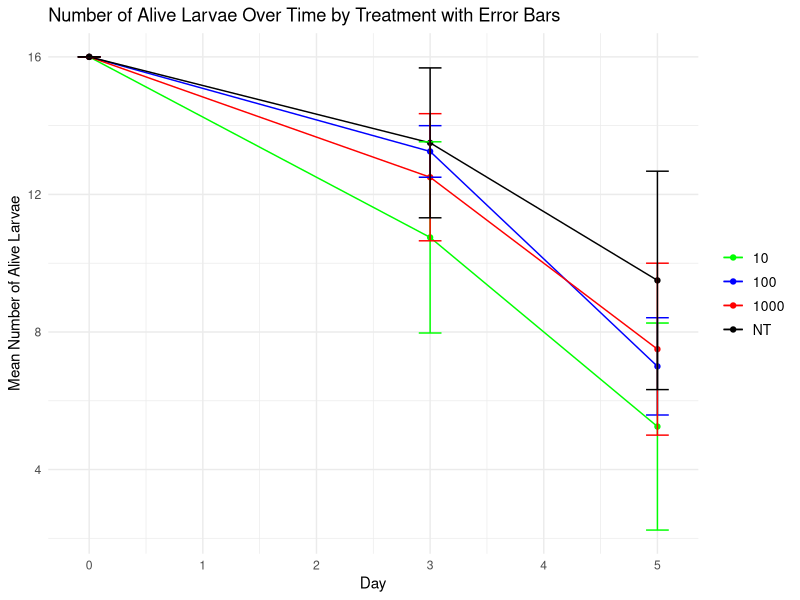
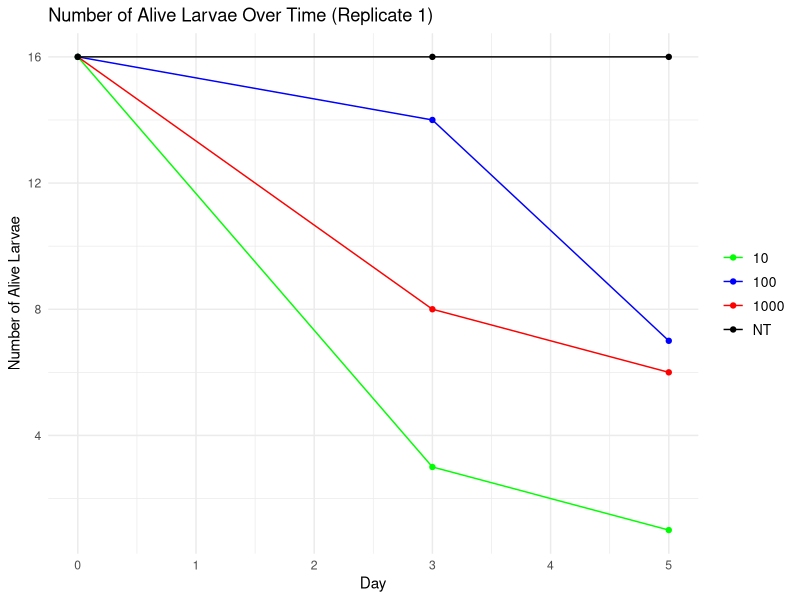
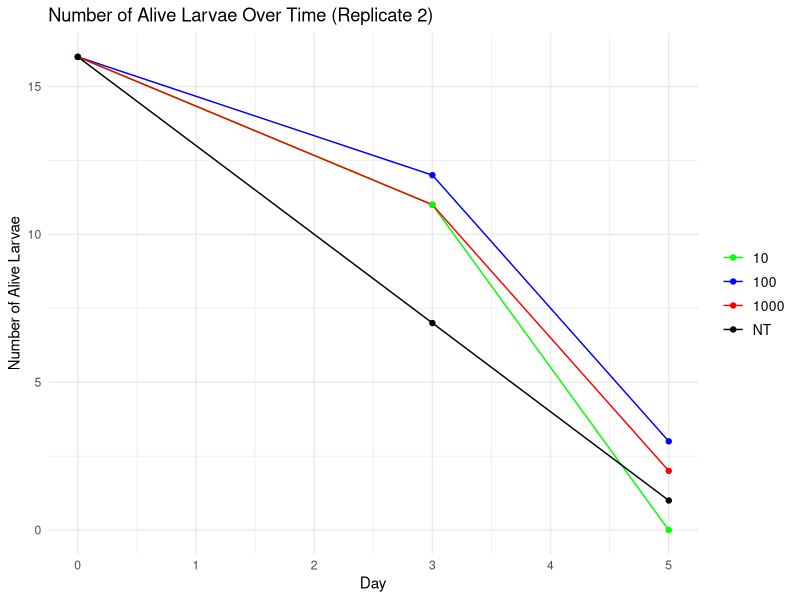
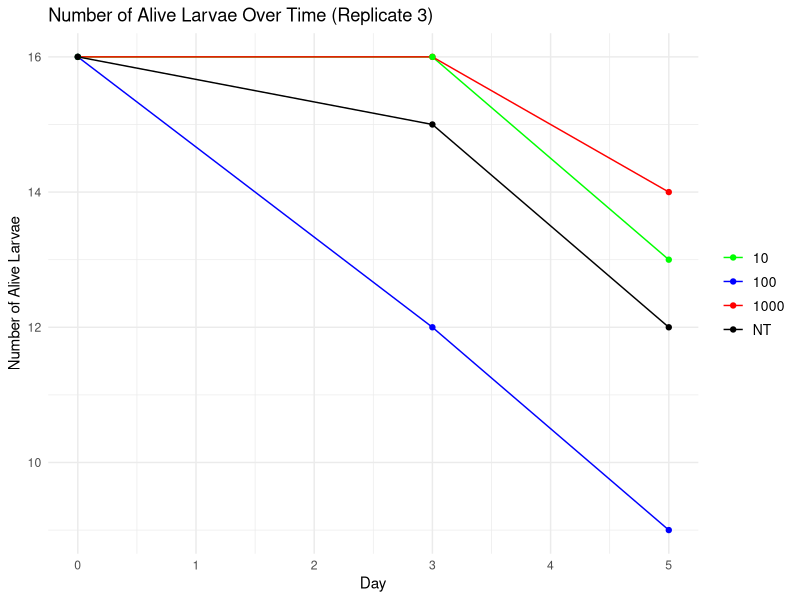
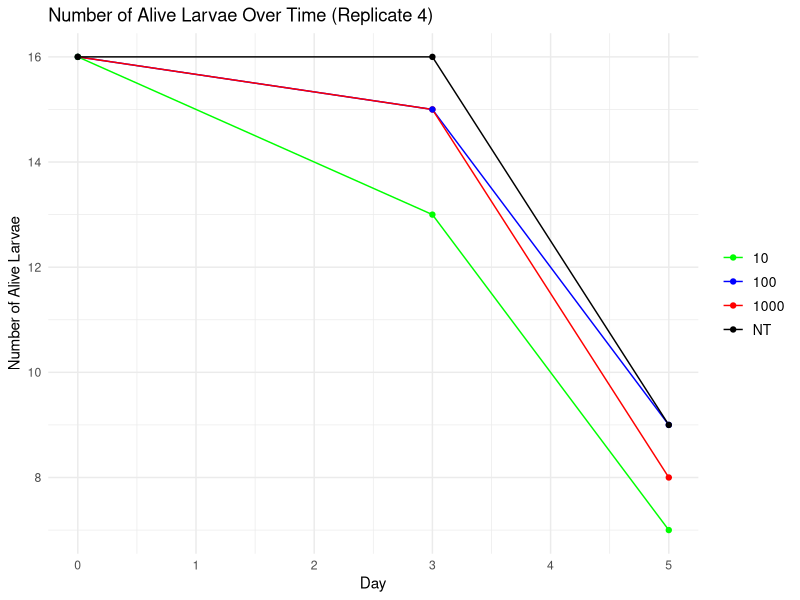
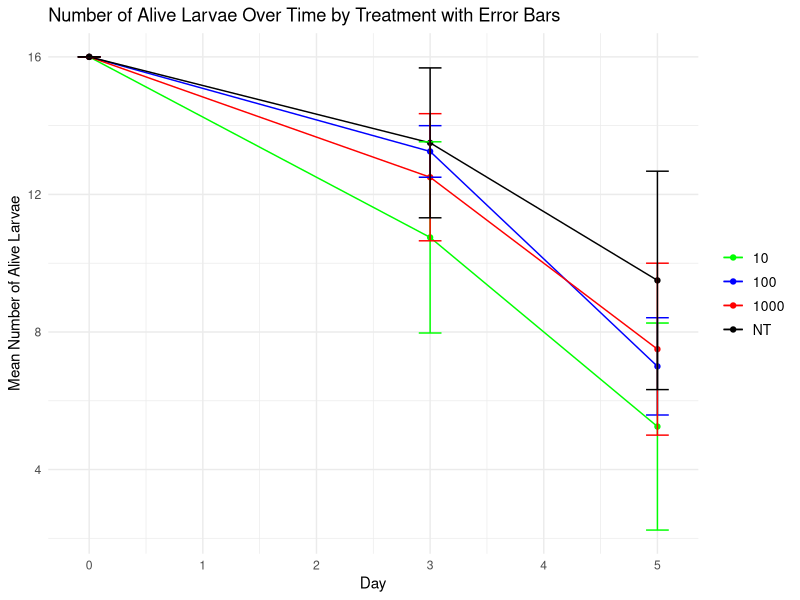
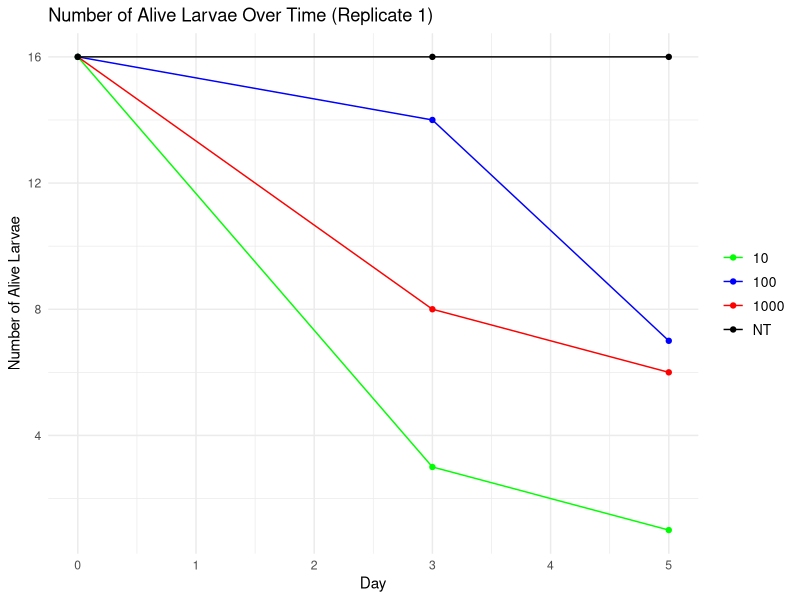
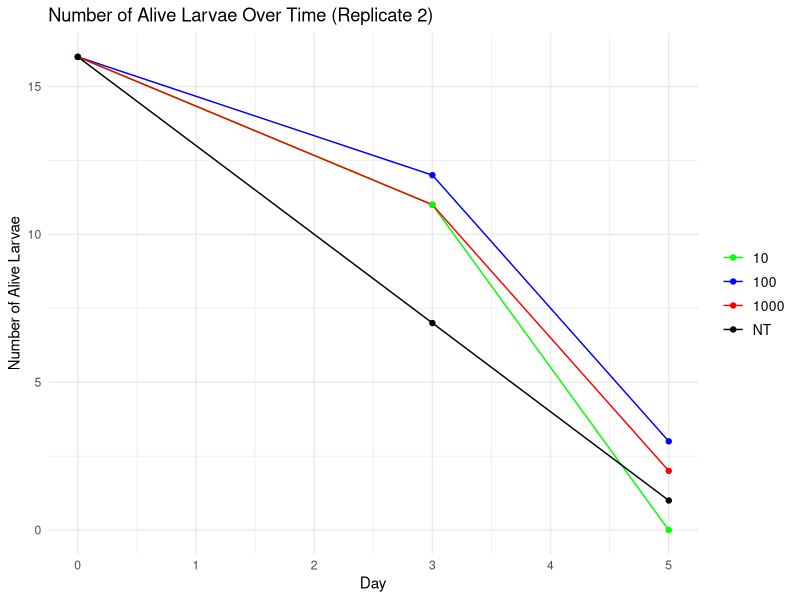

Generate these figures, in order, with R:
# Packages and libraries

install.packages("readxl")
install.packages("dplyr")
install.packages("ggplot2")

library(readxl)
library(dplyr)
library(ggplot2)

# read data from each sheet & add a replicate column
rep1 <- read_excel("larvae_ncimb_lacto.xlsx", sheet = "replicate_1") %>% mutate(replicate = "Replicate 1")
rep2 <- read_excel("larvae_ncimb_lacto.xlsx", sheet = "replicate_2") %>% mutate(replicate = "Replicate 2")
rep3 <- read_excel("larvae_ncimb_lacto.xlsx", sheet = "replicate_3") %>% mutate(replicate = "Replicate 3")
rep4 <- read_excel("larvae_ncimb_lacto.xlsx", sheet = "replicate_4") %>% mutate(replicate = "Replicate 4")

# combine data into one dataframe
combined_data <- bind_rows(rep1, rep2, rep3, rep4)

# convert treatment labels to upper case - because I am a dummy
combined_data <- combined_data %>% mutate(treatment = toupper(treatment))

# inspect
print(head(combined_data))
print(str(combined_data))

# summarize data: calculate mean and standard error for alive larvae by treatment and day
summary_data <- combined_data %>%
  group_by(treatment, day) %>%
  summarize(
    mean_alive_count = mean(alive_count, na.rm = TRUE),
    se_alive_count = sd(alive_count, na.rm = TRUE) / sqrt(n())
  )

#inspect summarized data - because here thar might be fuck ups, yarrr
print(summary_data)

# combined plot with error bars
combined_plot <- ggplot(summary_data, aes(x = day, y = mean_alive_count, color = treatment, group = treatment)) +
  geom_line() +  # Line graph
  geom_point() + # Points on the line graph
  geom_errorbar(aes(ymin = mean_alive_count - se_alive_count, ymax = mean_alive_count + se_alive_count), width = 0.2) + # Error bars
  labs(title = "Number of Alive Larvae Over Time by Treatment with Error Bars",
       x = "Day",
       y = "Mean Number of Alive Larvae") +
  scale_color_manual(
    values = c("1000" = "red", "100" = "blue", "10" = "green", "NT" = "black")
  ) +
  theme_minimal() +
  theme(
    legend.title = element_blank(), 
    legend.text = element_text(size = 10),
    plot.background = element_rect(fill = "white", color = NA),  # Ensure white background
    panel.background = element_rect(fill = "white", color = NA)  # Ensure white background
  )

# view and save combined plot as .png
print(combined_plot)
ggsave("combined_plot.png", plot = combined_plot, width = 8, height = 6, bg = "white")

# now for the individual replicates
replicates <- unique(combined_data$replicate)

for (rep in replicates) {
  replicate_data <- combined_data %>% filter(replicate == rep)
  
  p <- ggplot(replicate_data, aes(x = day, y = alive_count, color = treatment, group = treatment)) +
    geom_line() +  # Line graph
    geom_point() + # Points on the line graph
    labs(title = paste("Number of Alive Larvae Over Time (", rep, ")", sep = ""),
         x = "Day",
         y = "Number of Alive Larvae") +
    scale_color_manual(
      values = c("1000" = "red", "100" = "blue", "10" = "green", "NT" = "black")
    ) +
    theme_minimal() +
    theme(
      legend.title = element_blank(), 
      legend.text = element_text(size = 10),
      plot.background = element_rect(fill = "white", color = NA),  # Ensure white background
      panel.background = element_rect(fill = "white", color = NA)  # Ensure white background
    )
  
  # view and save replicates as .png
  print(p)
  ggsave(paste0("plot_", gsub(" ", "_", rep), ".png"), plot = p, width = 8, height = 6, bg = "white")
}


